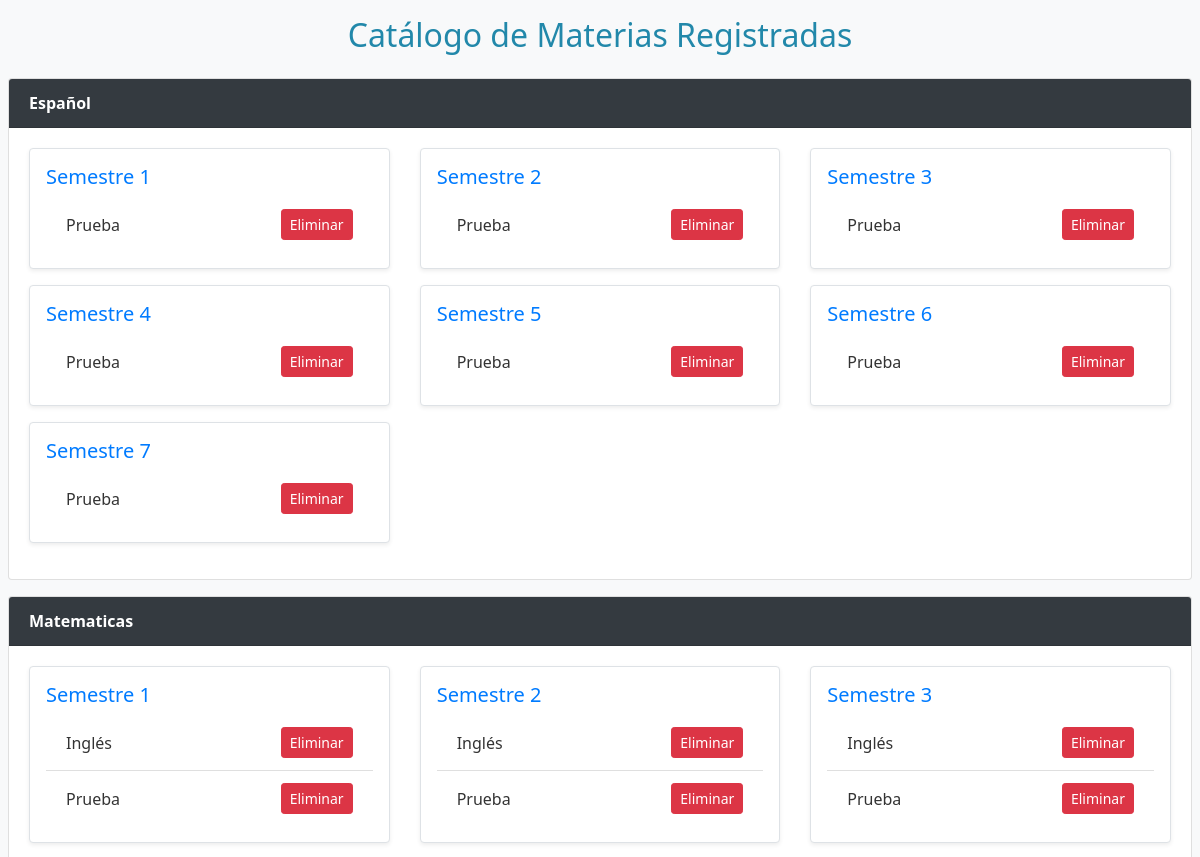
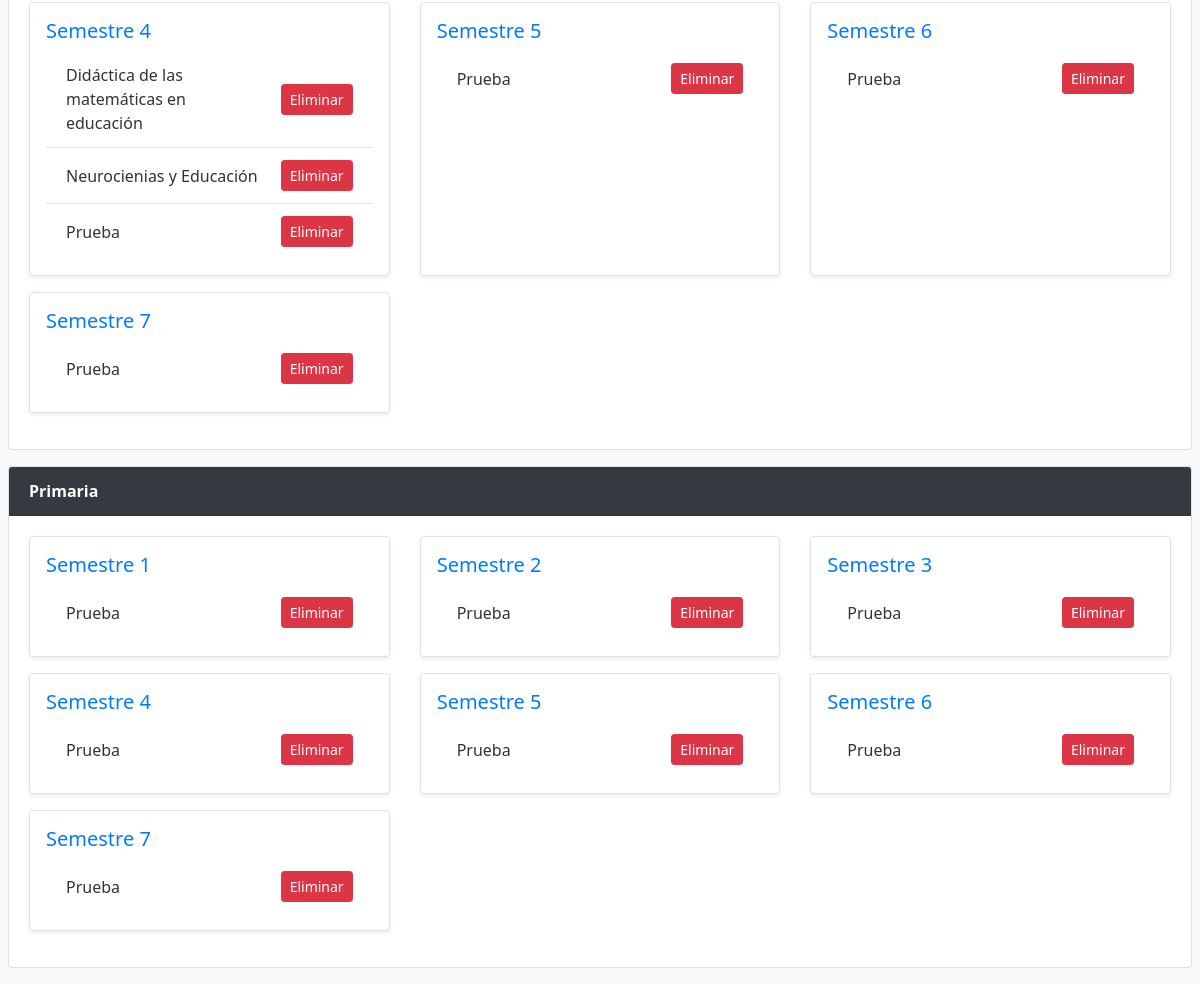
Page /ver_materias on the committed database (2 pictures, top to bottom).
### models.py (models this page shows)
class Materia(Base):
    __tablename__ = 'materias'
    id = Column(Integer, primary_key=True)
    nombre = Column(String, nullable=False)
    id_personalizado = Column(Integer)

### app.py (the view)
@app.route('/ver_materias')
def ver_materias():
    conn = get_db_connection()
    materias = conn.execute('SELECT * FROM materias ORDER BY licenciatura, semestre, nombre').fetchall()
    conn.close()
    estructura = {}
    for m in materias:
        lic = m['licenciatura']
        sem = str(m['semestre'])
        estructura.setdefault(lic, {}).setdefault(sem, []).append(m)
    for lic in estructura:
        for s in range(1, 8):
            estructura[lic].setdefault(str(s), [])
    return render_template('ver_materias.html', materias=estructura)

### app.py (called while the page is built)
def get_db_connection():
    if 'db' not in g:
        g.db = sqlite3.connect('database.db')
        g.db.row_factory = sqlite3.Row
        g.db.execute('PRAGMA journal_mode = WAL')
    return g.db

@app.teardown_appcontext
def close_db_connection(exception):
    db = g.pop('db', None)
    if db is not None:
        db.close()

### templates/ver_materias.html (shortened to what this page needs)
<!DOCTYPE html>
<html lang="es">
<head>
  <link rel="stylesheet" href="https://cdn.jsdelivr.net/npm/bootstrap@4.6.2/dist/css/bootstrap.min.css">
  <link rel="stylesheet" href="{{ url_for('static', filename='css/parametros.css') }}">
</head>
<body>
  <div class="container-fluid min-vh-100 d-flex flex-column justify-content-start px-2 bg-light">
    <h2 style="color: #28a;" class="text-center mb-4 mt-3">Catálogo de Materias Registradas</h2>
    {% for licenciatura, semestres in materias.items() %}
    <div class="card mb-3 w-100">
      <div class="card-header bg-dark text-white font-weight-bold">
        {{ licenciatura }}
      </div>
      <div class="card-body">
        <div class="row">
          {% for semestre in range(1, 8) %}
          <div class="col-md-6 col-lg-4 mb-3">
            <div class="border p-3 h-100 bg-white rounded shadow-sm">
              <h5 class="text-primary">Semestre {{ semestre }}</h5>
              {% set lista = semestres.get(semestre|string, []) %}
              {% if lista %}
              <ul class="list-group list-group-flush">
                {% for materia in lista %}
                <li class="list-group-item d-flex justify-content-between align-items-center">
                  {{ materia.nombre }}
                  <form method="POST" action="{{ url_for('eliminar_materia', materia_id=materia.id) }}"
                        onsubmit="return confirm('¿Eliminar {{ materia.nombre }}?');">
                    <button class="btn btn-sm btn-danger">Eliminar</button>
                  </form>
                </li>
                {% endfor %}
              </ul>
              {% else %}
              <p class="text-muted">Sin materias registradas.</p>
              {% endif %}
            </div>
          </div>
          {% endfor %}
        </div>
      </div>
    </div>
    {% endfor %}
  </div>
</body>
</html>

### static/css/parametros.css (style rules this page uses)
* { box-sizing: border-box; margin: 0; padding: 0; }
body { font-family: 'Segoe UI', sans-serif; background-color: #f4f6f9; color: #333; }
h1, h2, h3, h4 { margin-bottom: 1rem; text-align: center; }
.list-group-item { justify-content: flex-start; gap: 1rem; }

### rows in the picture
Materia: licenciatura "Español", semestre "1" "2" "3" "4" "5" "6" "7", nombre "Prueba"
Materia: nombre "Prueba"
Materia: nombre "Prueba"
Materia: nombre "Prueba"
Materia: nombre "Prueba"
Materia: nombre "Prueba"
Materia: nombre "Prueba"
Materia: licenciatura "Matematicas", semestre "1" "2" "3" "4" "5" "6" "7", nombre "Inglés"
Materia: nombre "Prueba"
Materia: nombre "Inglés"
Materia: nombre "Prueba"
Materia: nombre "Inglés"
Materia: nombre "Prueba"
Materia: nombre "Didáctica de las matemáticas en educación"
Materia: nombre "Neurocienias y Educación"
Materia: nombre "Prueba"
Materia: nombre "Prueba"
Materia: nombre "Prueba"
Materia: nombre "Prueba"
Materia: licenciatura "Primaria", semestre "1" "2" "3" "4" "5" "6" "7", nombre "Prueba"
Materia: nombre "Prueba"
Materia: nombre "Prueba"
Materia: nombre "Prueba"
Materia: nombre "Prueba"
Materia: nombre "Prueba"
Materia: nombre "Prueba"
